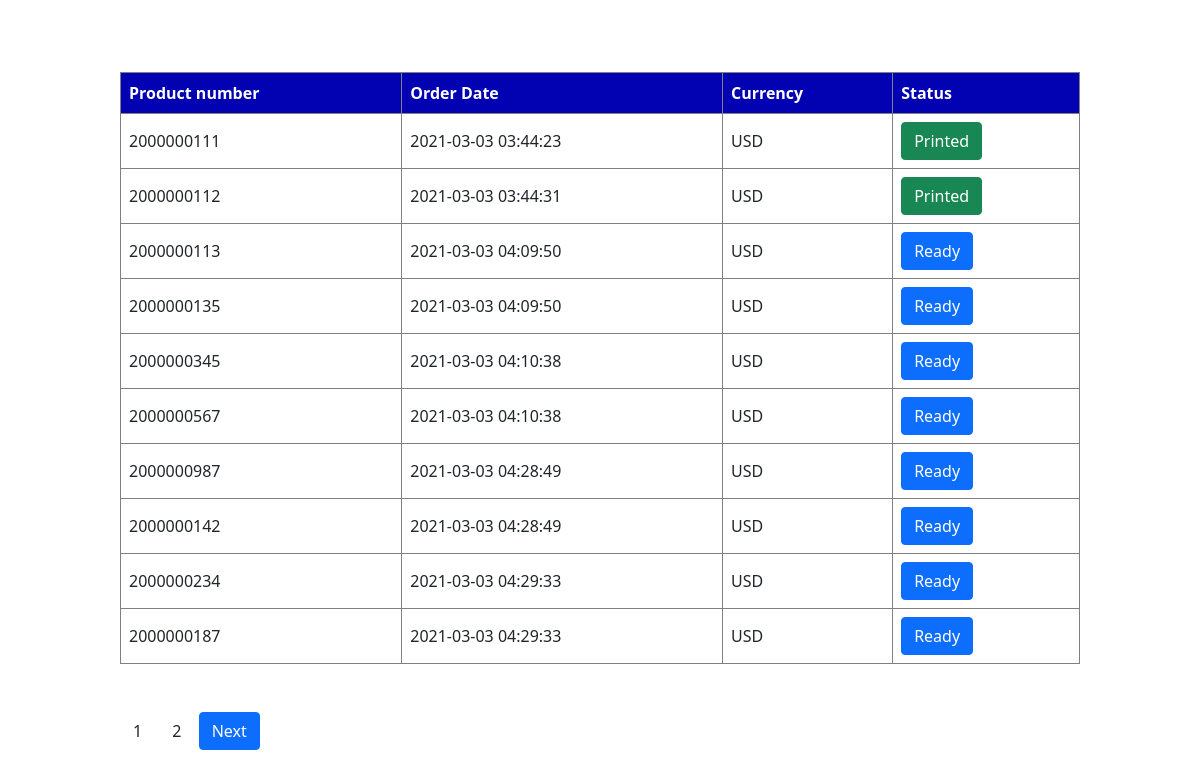
The page / on the database its author committed.
### tables this page shows
CREATE TABLE `datas` (
  `id` int(11) NOT NULL,
  `PO number` int(100) NOT NULL,
  `Date` timestamp NOT NULL DEFAULT current_timestamp() ON UPDATE current_timestamp(),
  `Currency` varchar(100) NOT NULL,
  `Status` tinyint(1) NOT NULL
);

### index.php (the view, shortened to what this page needs)
<?php
$db = mysqli_connect("localhost", "root", "", "assignment");
if (isset($_GET['page'])) {
    $page = $_GET['page'];
} else {
    $page = 1;
}
$num_per_page = 10;
$start_from = ($page - 1) * 10;
?>
<!DOCTYPE html>
<html lang="en">
<head>
    <link rel="stylesheet" href="style.css">
    <link href="https://cdn.jsdelivr.net/npm/bootstrap@5.0.0-beta2/dist/css/bootstrap.min.css" rel="stylesheet">
</head>
<body>
    <div>
        <br><br><br>
        <div class="table-width">
            <table class="table-text-align table-bordered mb-5">
                <thead>
                    <th>Product number</th>
                    <th>Order Date</th>
                    <th>Currency</th>
                    <th>Status</th>
                </thead>
                <tbody>
                    <?php
                    $c7 = mysqli_query($db, "SELECT * FROM `datas` limit $start_from, $num_per_page");
                    while ($c8 = mysqli_fetch_array($c7)) {
                        echo "<tr><td>" . $c8['PO number'] . "</td>";
                        echo "<td>" . $c8['Date'] . "</td>";
                        echo "<td>" . $c8['Currency'] . "</td>";
                        if ($c8['Status'] == 0) {
                            echo  "<td><form action=update.php method=post>
                 <input type=hidden value=" . $c8['id'] . "  name='id'>
        <button type='submit' class='btn btn-primary' name=view >Ready </button>
    </form></td></tr>";
                        } else {
                            echo "<td><button  name=view type='button' class='btn btn-success'>Printed </button></td></tr>";
                        }
                    } ?>
                </tbody>
            </table>
            <?php
                $pr_query = "select * from datas";
                $pr_result = mysqli_query($db, $pr_query);
                $total_record= mysqli_num_rows($pr_result);
                $total_page =ceil( $total_record/$num_per_page);
                    for($i=1; $i<$total_page; $i++)
                    {
                        echo " <a class='btn' href='index.php?page=".$i."'>$i</a>";
                    }
                    if($i>$page){
                        echo " <a href='index.php?page=".($page+1)."' class='btn btn-primary'>Next</a>";
                    }
            ?>
        </div>
    </div>
</body>
</html>

### style.css (style rules this page uses)
.table-width { width : 80%; display : block; margin-left : auto; margin-right: auto; }
.table-text-align { width : 100%; text-align: left; }
table { border-collapse: collapse; }
td, th { border : 1px solid #dddddd; padding: 8px; }
th { background-color: rgb(2, 2, 179); color : white; }
a { padding: 10px; text-decoration: none; }

### rows shown on the page
datas: PO number "2000000111", Date "2021-03-03 03:44:23", Currency "USD", Status "Printed"
datas: PO number "2000000112", Date "2021-03-03 03:44:31", Currency "USD", Status "Printed"
datas: PO number "2000000113", Date "2021-03-03 04:09:50", Currency "USD"
datas: PO number "2000000135", Date "2021-03-03 04:09:50", Currency "USD"
datas: PO number "2000000345", Date "2021-03-03 04:10:38", Currency "USD"
datas: PO number "2000000567", Date "2021-03-03 04:10:38", Currency "USD"
datas: PO number "2000000987", Date "2021-03-03 04:28:49", Currency "USD"
datas: PO number "2000000142", Date "2021-03-03 04:28:49", Currency "USD"
datas: PO number "2000000234", Date "2021-03-03 04:29:33", Currency "USD"
datas: PO number "2000000187", Date "2021-03-03 04:29:33", Currency "USD"
